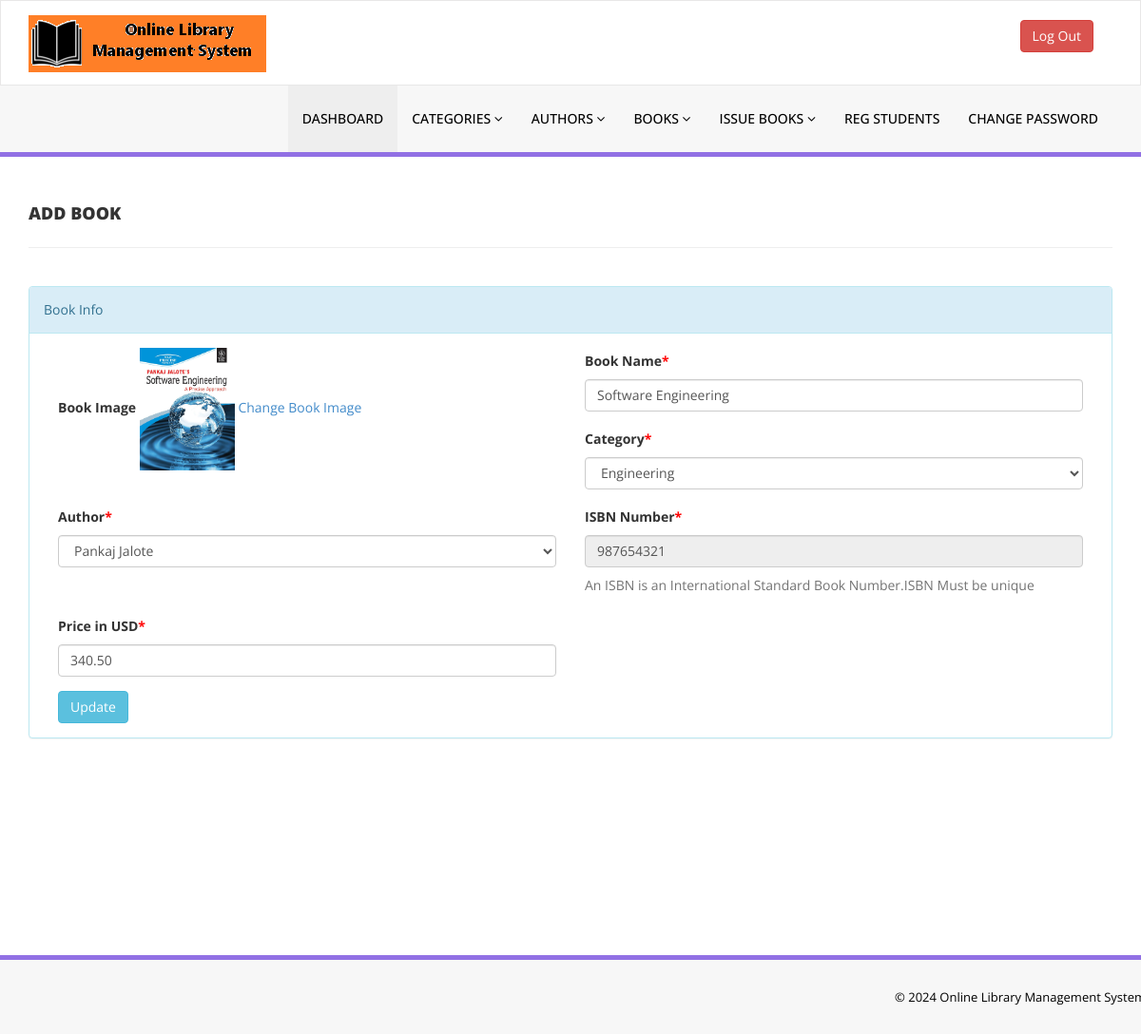
Screenshot of /admin/edit-book.php?bookid=12 (signed in) with the database file from the repository.
### tables this page shows
CREATE TABLE `tblbooks` (
  `id` int(11) NOT NULL,
  `BookName` varchar(255) DEFAULT NULL,
  `CatId` int(11) DEFAULT NULL,
  `AuthorId` int(11) DEFAULT NULL,
  `ISBNNumber` varchar(25) DEFAULT NULL,
  `BookPrice` decimal(10,2) DEFAULT NULL,
  `bookImage` varchar(250) NOT NULL,
  `isIssued` int(1) DEFAULT NULL,
  `RegDate` timestamp NULL DEFAULT current_timestamp(),
  `UpdationDate` timestamp NULL DEFAULT NULL ON UPDATE current_timestamp()
);

CREATE TABLE `tblcategory` (
  `id` int(11) NOT NULL,
  `CategoryName` varchar(150) DEFAULT NULL,
  `Status` int(1) DEFAULT NULL,
  `CreationDate` timestamp NULL DEFAULT current_timestamp(),
  `UpdationDate` timestamp NULL DEFAULT '0000-00-00 00:00:00' ON UPDATE current_timestamp()
);

CREATE TABLE `tblauthors` (
  `id` int(11) NOT NULL,
  `AuthorName` varchar(159) DEFAULT NULL,
  `creationDate` timestamp NULL DEFAULT current_timestamp(),
  `UpdationDate` timestamp NULL DEFAULT NULL ON UPDATE current_timestamp()
);

### admin/edit-book.php (the view, shortened to what this page needs)
<?php
include('includes/config.php');
if(strlen($_SESSION['alogin'])==0)
    {
header('location:index.php');
}
else{
?>
<!DOCTYPE html>
<html xmlns="http://www.w3.org/1999/xhtml">
<head>
    <link href="assets/css/bootstrap.css" rel="stylesheet" />
    <link href="assets/css/font-awesome.css" rel="stylesheet" />
    <link href="assets/css/style.css" rel="stylesheet" />
</head>
<body>
<?php include('includes/header.php');?>
    <div class="content-wrapper">
         <div class="container">
        <div class="row pad-botm">
            <div class="col-md-12">
                <h4 class="header-line">Add Book</h4>
                            </div>
</div>
<div class="row">
<div class="col-md12 col-sm-12 col-xs-12">
<div class="panel panel-info">
<div class="panel-heading">
Book Info
</div>
<div class="panel-body">
<form role="form" method="post">
<?php
$bookid=intval($_GET['bookid']);
$sql = "SELECT tblbooks.BookName,tblcategory.CategoryName,tblcategory.id as cid,tblauthors.AuthorName,tblauthors.id as athrid,tblbooks.ISBNNumber,tblbooks.BookPrice,tblbooks.id as bookid,tblbooks.bookImage from  tblbooks join tblcategory on tblcategory.id=tblbooks.CatId join tblauthors on tblauthors.id=tblbooks.AuthorId where tblbooks.id=:bookid";
$query = $dbh -> prepare($sql);
$query->bindParam(':bookid',$bookid,PDO::PARAM_STR);
$query->execute();
$results=$query->fetchAll(PDO::FETCH_OBJ);
if($query->rowCount() > 0)
{
foreach($results as $result)
{               ?>
<div class="col-md-6">
<div class="form-group">
<label>Book Image</label>
<img src="bookimg/<?php echo htmlentities($result->bookImage);?>" width="100">
<a href="change-bookimg.php?bookid=<?php echo htmlentities($result->bookid);?>">Change Book Image</a>
</div></div>
<div class="col-md-6">
<div class="form-group">
<label>Book Name<span style="color:red;">*</span></label>
<input class="form-control" type="text" name="bookname" value="<?php echo htmlentities($result->BookName);?>" required />
</div></div>
<div class="col-md-6">
<div class="form-group">
<label> Category<span style="color:red;">*</span></label>
<select class="form-control" name="category" required="required">
<option value="<?php echo htmlentities($result->cid);?>"> <?php echo htmlentities($catname=$result->CategoryName);?></option>
</select>
</div></div>
<div class="col-md-6">
<div class="form-group">
<label> Author<span style="color:red;">*</span></label>
<select class="form-control" name="author" required="required">
<option value="<?php echo htmlentities($result->athrid);?>"> <?php echo htmlentities($athrname=$result->AuthorName);?></option>
</select>
</div></div>
<div class="col-md-6">
<div class="form-group">
<label>ISBN Number<span style="color:red;">*</span></label>
<input class="form-control" type="text" name="isbn" value="<?php echo htmlentities($result->ISBNNumber);?>"  readonly />
<p class="help-block">An ISBN is an International Standard Book Number.ISBN Must be unique</p>
</div></div>
<div class="col-md-6">
 <div class="form-group">
 <label>Price in USD<span style="color:red;">*</span></label>
 <input class="form-control" type="text" name="price" value="<?php echo htmlentities($result->BookPrice);?>"   required="required" />
 </div></div>
 <?php }} ?><div class="col-md-12">
<button type="submit" name="update" class="btn btn-info">Update </button></div>
                                    </form>
                            </div>
                        </div>
                            </div>
        </div>
    </div>
    </div>
  <?php include('includes/footer.php');?>
</body>
</html>
<?php } ?>

### admin/assets/css/style.css (style rules this page uses)
.content-wrapper { margin-top: 40px; min-height:800px; padding-bottom:90px; }
.header-line { font-weight:900; padding-bottom:25px; border-bottom:1px solid #eeeeee; text-transform:uppercase; }
.pad-botm { padding-bottom:30px; }

### rows the page displays
tblbooks: bookImage (picture), bookname "Software Engineering", category "Engineering", author "Pankaj Jalote", isbn "987654321", price "340.50"
